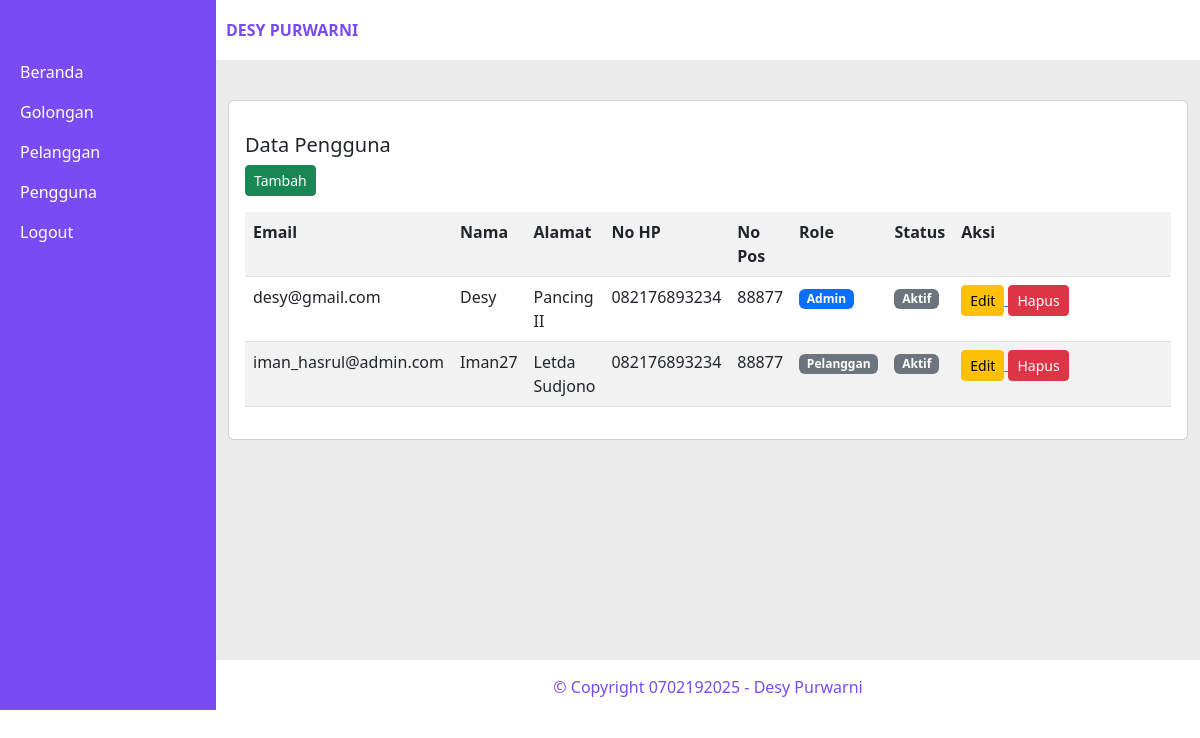
Screenshot of /index.php?page=index_pengguna (signed in) with the database file from the repository.
### tables this page shows
CREATE TABLE `users` (
  `id` bigint(20) UNSIGNED NOT NULL,
  `user_email` varchar(255) NOT NULL,
  `user_nama` varchar(255) NOT NULL,
  `user_alamat` text NOT NULL,
  `user_hp` varchar(255) NOT NULL,
  `user_pos` varchar(255) NOT NULL,
  `user_role` int(11) NOT NULL,
  `user_aktif` int(11) NOT NULL,
  `password` varchar(255) NOT NULL
);

### app/DB.php (called while the page is built, shortened)
<?php
    class DB{
        public function __construct(){
            try{
                $this->db = new PDO("mysql:host=localhost;dbname=tugas_2_desy", "root", "");
            } catch(\Exception $e){
                die("Error : " . $e->getMassage());
            }
        }
    }

### app/Pengguna.php (called while the page is built, shortened)
<?php
class Pengguna extends DB{
    public function index(){
        $sql = "select * from users";
        $stmt = $this->db->prepare($sql);
        $stmt->execute();
        $data = [];
        while ($rows = $stmt->fetch()){
            $data[] = $rows;
        }
        return $data;
    }
}

### pages/index_pengguna.php (the view, shortened to what this page needs)
<?php
    $pengguna = new App\Pengguna();
    $rows = $pengguna->index();
?>
<div class="container" style="padding-top: 40px; padding-bottom:40px; min-height: 600px">
    <div class="card">
        <div class="card-body">
            <p class="card-text">
                <div class="card-title"><h5>Data Pengguna</h5></div>
                <a href="index.php?page=tambah_pengguna">
                    <button class="btn btn-sm btn-success">Tambah</button>
                </a>
                <table class="table table-striped">
                    <tr>
                        <th>Email</th>
                        <th>Nama</th>
                        <th>Alamat</th>
                        <th>No HP</th>
                        <th>No Pos</th>
                        <th>Role</th>
                        <th>Status</th>
                        <th>Aksi</th>
                    </tr>
                    <?php foreach ($rows as $row) { ?>
                    <tr>
                        <td><?= $row['user_email'] ?></td>
                        <td><?= $row['user_nama'] ?></td>
                        <td><?= $row['user_alamat'] ?></td>
                        <td><?= $row['user_hp'] ?></td>
                        <td><?= $row['user_pos'] ?></td>
                        <td>
                            <?php if ($row['user_role'] == 0) { ?>
                                <span class="badge bg-primary">
                                    Admin
                                </span>
                            <?php } else{ ?>
                                <span class="badge bg-secondary">
                                    Pelanggan
                                </span>
                            <?php } ?>
                        </td>
                        <td>
                            <?php if ($row['user_aktif'] == 0) { ?>
                                <span class="badge bg-secondary">
                                    Tidak Aktif
                                </span>
                            <?php } else{ ?>
                                <span class="badge bg-secondary">
                                    Aktif
                                </span>
                            <?php } ?>
                        </td>
                        <td style="width: 25%">
                            <a href="index.php?page=edit_pengguna&id=<?= $row['id']?>">
                                <button class="btn btn-sm btn-warning">Edit</button>
                            </a>
                            <form method="POST" style="display: inline">
                                <button class="btn btn-sm btn-danger" name="hapus">Hapus</button>
                            </form>
                        </td>
                    </tr>
                    <?php } ?>
                </table>
            </p>
        </div>
    </div>
</div>

### index.php (shortened to what this page needs)
<?php
    if (isset($_SESSION['email']))
        require_once "layouts/dashboard.php";
    else
        require_once "layouts/login.php";

### layouts/dashboard.php (shortened to what this page needs)
<!DOCTYPE html>
<html lang="en">
<head>
    <link rel="stylesheet" href="<?php echo ASSET; ?>css/style.css">
    <link rel="stylesheet" href="<?php echo ASSET; ?>plugin/bootstrap/css/bootstrap.min.css">
</head>
<body>
    <div class="master">
        <div class="sidebar">
            <ul class="sidebar-menu">
                <li class="sidebar-item">
                    <a class="nav-link active" href="index.php?page=dashboard">Beranda</a>
                </li>
                <li class="sidebar-item">
                    <a class="nav-link" href="index.php?page=index_golongan">Golongan</a>
                </li>
                <li class="sidebar-item">
                    <a class="nav-link" href="index.php?page=index_pelanggan">Pelanggan</a>
                </li>
                <li class="sidebar-item">
                    <a class="nav-link" href="index.php?page=index_pengguna">Pengguna</a>
                </li>
                <li class="sidebar-item">
                    <form method="POST">
                        <button name="logout" class="nav-link" style="border: 0px; background: transparent">Logout</button>
                    </form>
                </li>
            </ul>
        </div>
        <div class="content">
            <nav class="top-bar">
                <div>Desy Purwarni</div>
            </nav>
            <section class="main">
                <?php
                    if (isset($_GET['page']))
                        include 'pages/'. $_GET['page'] . ".php";
                    else
                        include "pages/dashboard.php";
                ?>
            </section>
            <footer>
                <div class="container">
                    &copy; Copyright 0702192025 - Desy Purwarni
                </div>
            </footer>
        </div>
    </div>
</body>
</html>

### assets/css/style.css (style rules this page uses)
.nav-link { color: white !important; }
.master { display: flex; }
.sidebar { background-color: #794BF2; width: 18%; }
.sidebar-menu { list-style-type: none; padding-top: 50px; padding-left: 0px; }
.sidebar-item { width: 100%; height: 40px; }
.sidebar-item a { padding: 10px 20px; display: block; width: 100%; }
.sidebar-item button { text-align: left; padding: 10px 20px; display: block; width: 100%; }
.content { width: 82%; }
.main { background-color: #ebebeb; }
.top-bar { display: flex; align-items: center; padding-left: 10px; color: #794BF2; text-transform: uppercase; font-weight: bold; width: 100%; height: 60px; background-color: #ffffff; }
footer { text-align: center; padding-top: 15px; color: #794BF2; height: 50px; background-color: #ffffff; }

### rows the page displays
users: user_email "desy@gmail.com", user_nama "Desy", user_alamat "Pancing II", user_hp "082176893234", user_pos "88877", user_role "Admin", user_aktif "Aktif"
users: user_email "iman_hasrul@admin.com", user_nama "Iman27", user_alamat "Letda Sudjono", user_hp "082176893234", user_pos "88877", user_role "Pelanggan", user_aktif "Aktif"
